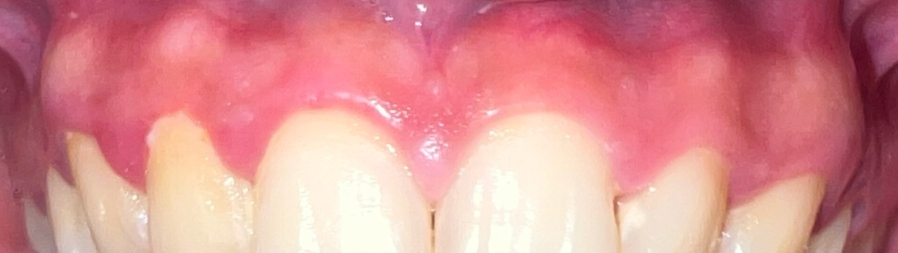
#> input picture Image/Dopi Classification/Dopi 0 (2).JPG, 1796 x 505 px, given as the content of the folder D:/Download/Data Crop/Klasifikasi Dengan DOPI, which was not available (shown at 1/2 size)
$ jupyter execute --allow-errors 'Preparing Data.ipynb'
#> lines starting #> are read from the running program, lines starting #| are printed output that depends on the picture; after the words box and inside, x2 and y2 are one past the last pixel; in counts of white or black regions, pixels touching at a corner belong together; pictures that were not available may be replaced by others from this repository, and a replacement may not be noted
[cell 1]
import os
import cv2
import pandas as pd
import imageio
import numpy as np
import scipy.ndimage as ndi
import matplotlib.pyplot as plt
import matplotlib.image as mpimg
from skimage import color
from skimage import filters
from skimage import util
from skimage import img_as_ubyte
from skimage import exposure

[cell 2]
path = "D:\Download\Data Crop\Klasifikasi Dengan DOPI"
print(os.listdir(path))

[cell 3]
path = "D:\Download\Data Crop\Klasifikasi Dengan DOPI"
data = []
image_name = os.listdir(path)
for image in os.listdir(path):
    image_path = os.path.join(path, image)
    img = cv2.imread(image_path)
#> img is the input picture: shape (505, 1796, 3); mean B, G, R 143.2, 141, 216.8
    img = cv2.cvtColor(img,cv2.COLOR_BGR2RGB)
    img = cv2.resize(img,(1000,300))
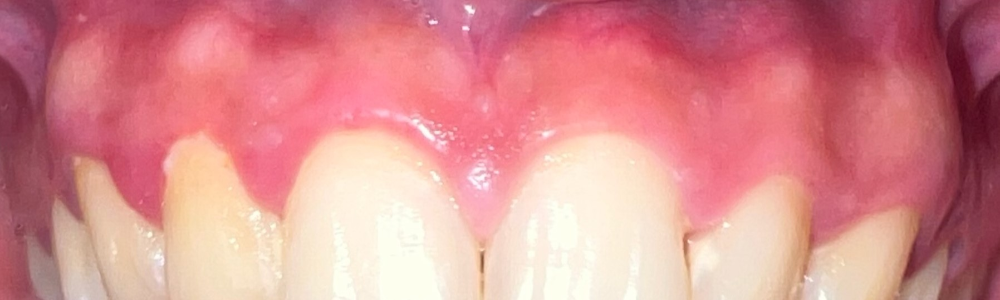
#> img: shape (300, 1000, 3); mean R, G, B 216.7, 140.9, 143.1
    data.append(img)

fig, ax = plt.subplots(nrows=10, ncols=9, figsize=(15, 10))
for i in range (len(data)):
    ax = ax.flatten()
    ax[i].set_title(image_name[i])
    ax[i].imshow(data[i],cmap = 'gray')
#> this loop made 1 pass

#> (a cell that did not finish here is left out)

[cell 5]
data_pigmentasi = []
data_pixel = []
data_area = []
data_area_seg = []
data_red = []
data_blue = []
data_green = []

data_pixel1 = []
data_area1 = []
data_area_seg1 = []


for i in range (len(data)):
    img = data[i]
    img = cv2.resize(img,(1000,300))
    img_gray = cv2.cvtColor(img, cv2.COLOR_RGB2GRAY)

    p2 = np.percentile(img_gray, 0)
    p98 = np.percentile(img_gray, 93)
    img_rescale = exposure.rescale_intensity(img_gray, in_range=(p2, p98))

    im_filt1=ndi.median_filter(img_rescale, size=30)


    ret, thresh = cv2.threshold(im_filt1,120,255,cv2.THRESH_TOZERO_INV)
    ret, thresh1 = cv2.threshold(im_filt1,120,255,cv2.THRESH_BINARY_INV)

    contours, heirarchy = cv2.findContours(thresh1,cv2.RETR_LIST,cv2.CHAIN_APPROX_SIMPLE)

    pixels = cv2.countNonZero(thresh1)
    image_area = thresh1.shape[0] * thresh1.shape[1]
    area_ratio = (pixels / image_area) * 100

    pixels1 = cv2.countNonZero(thresh)
    image_area1 = thresh.shape[0] * thresh.shape[1]
    area_ratio1 = (pixels1 / image_area1) * 100


    largest_areas = contours
    mask = np.zeros(img_gray.shape, np.uint8)

    img_contour = cv2.drawContours(mask,largest_areas,-1,(255,255,255),-1)

    img_bitcontour = cv2.bitwise_or(img,img,mask=img_contour)

    myimg = img_bitcontour
    avg_color_per_row = np.mean(myimg, axis=0)
    avg_color = np.mean(avg_color_per_row, axis=0)

    Red = avg_color [0]
    Green = avg_color [1]
    Blue = avg_color [2]

    data_pigmentasi.append(img_bitcontour)
    data_pixel.append(pixels)
    data_area.append(image_area)
    data_area_seg.append(area_ratio)

    data_pixel1.append(pixels1)
    data_area1.append(image_area1)
    data_area_seg1.append(area_ratio1)

    data_red.append(Red)
    data_green.append(Green)
    data_blue.append(Blue)
#> this loop made 1 pass
#> (p2, p98, pixels, image_area, area_ratio, pixels1, image_area1, area_ratio1) on pass 1: (29, 242, 85261, 300000, 28.42, 85261, 300000, 28.42)
#> pass 1, `img_gray = cv2.cvtColor(img, cv2.COLOR_RGB2GRAY)`:
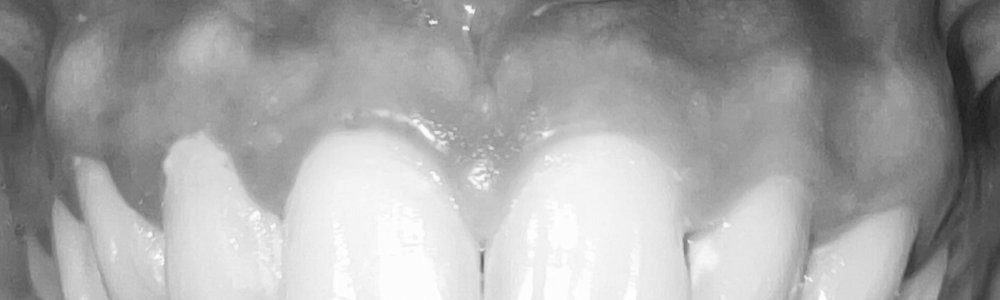
#> img_gray: shape (300, 1000); min 29, max 254, mean 163.8
#> pass 1, `img_rescale = exposure.rescale_intensity(img_gray, in_range=(p2, p98))`:
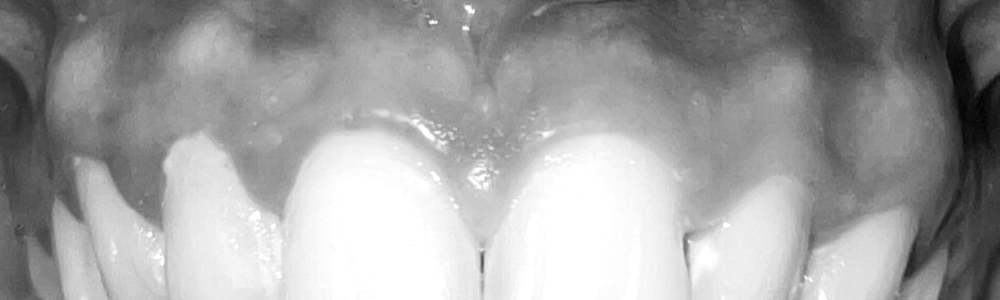
#> img_rescale: shape (300, 1000); min 0, max 255, mean 160.5
#> pass 1, `ret, thresh = cv2.threshold(im_filt1,120,255,cv2.THRESH_TOZERO_INV)`:
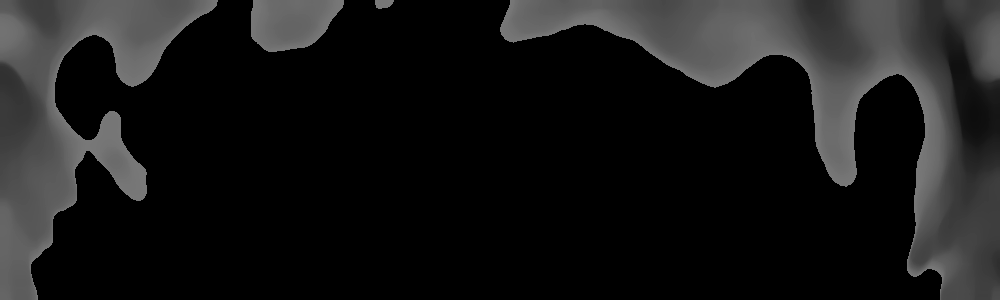
#> thresh: shape (300, 1000); min 0, max 120, mean 24.2
#> after the loop:
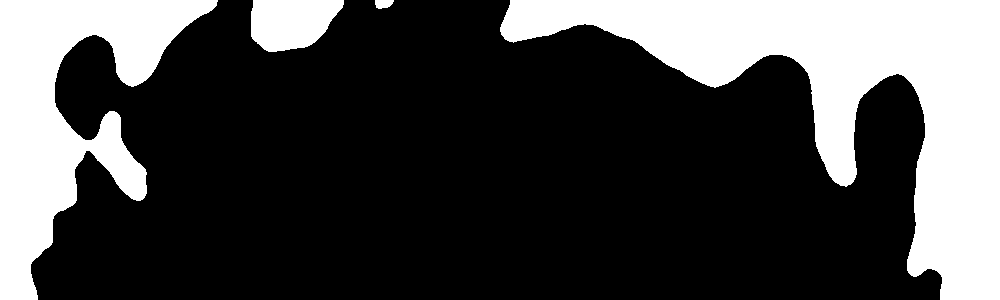
#> mask: shape (300, 1000); 28.4% white; 4 white regions, box (x1, y1, x2, y2) and area: (500, 0, 1000, 300) 53344, (0, 0, 218, 300) 28016, (251, 0, 344, 52) 3765, (375, 0, 394, 9) 136
#> after the loop:
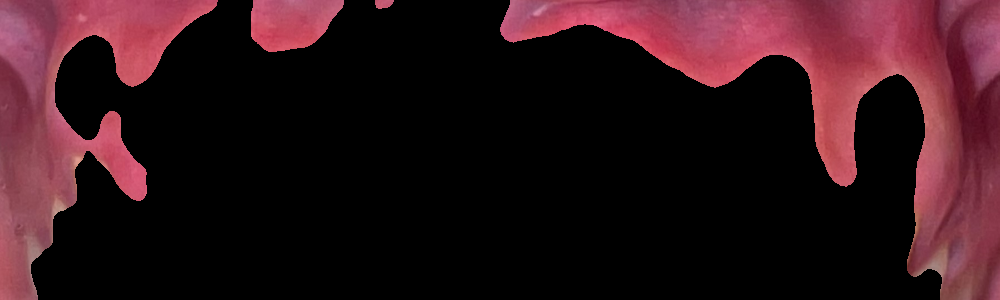
#> myimg: shape (300, 1000, 3); mean R, G, B 46.3, 19.9, 25.3
#> after the loop, data_area = [300000]; data_area1 = [300000]; data_area_seg = [28.42]; data_area_seg1 = [28.42]; data_blue = [25.29]; data_green = [19.9]; data_pigmentasi = 1 item; data_pixel = [85261]; data_pixel1 = [85261]; data_red = [46.3]

fig, ax = plt.subplots(nrows=10, ncols=9, figsize=(15, 10))
for i in range (len(data)):
    ax = ax.flatten()
    ax[i].set_title(image_name[i])
    ax[i].imshow(data_pigmentasi[i],cmap = 'gray')

[cell 6]
list1 = image_name

list6 = data_pixel
#> list6 = [85261]
list2 = data_pixel1
#> list2 = [85261]

list7 = data_red
#> list7 = [46.3]
list8 = data_green
#> list8 = [19.9]
list9 = data_blue
#> list9 = [25.29]

col1 = "Image"

col6 = "Area Segmented"
col2 = "Area Segmentasi 1"

col7 = "Red"
col8 = "Green"
col9 = "Blue"

data2 = pd.DataFrame({col1:list1,col2:list2,col6:list6,col7:list7,col8:list8,col9:list9})
#> data2 = table of 1 rows and 6 columns
data2.to_excel("sample_data_pixel_V7_DOPI.xlsx", sheet_name='sheet1', index=False)

$ run again, on Image/Image Crop/Sample 1 DOPI 0 (2).JPG
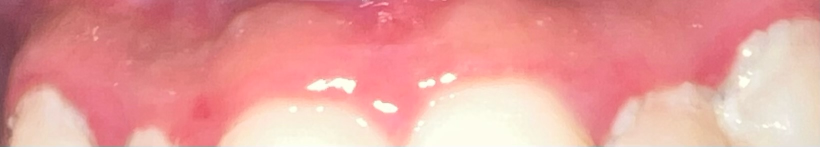
#> input picture Image/Image Crop/Sample 1 DOPI 0 (2).JPG, 1640 x 293 px, given as the content of the folder D:/Download/Data Crop/Klasifikasi Dengan DOPI, which was not available (shown at 1/2 size)
#> img is the input picture: shape (293, 1640, 3); mean B, G, R 154.1, 157.2, 231.6
#> the loop `for i in range (len(data)):` made 1 pass
#> the loop `for i in range (len(data)):` made 1 pass
#> (p2, p98, pixels, image_area, area_ratio, pixels1, image_area1, area_ratio1) on pass 1: (75, 240, 71396, 300000, 23.8, 71396, 300000, 23.8)
#> after the loop `for i in range (len(data)):`:
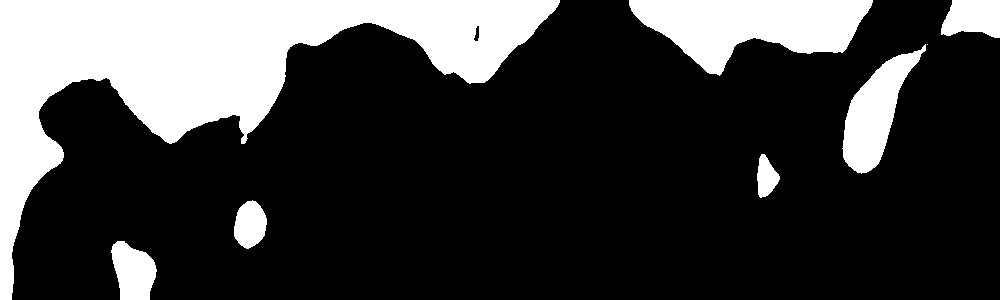
#> mask: shape (300, 1000); 23.8% white; 8 white regions (1 under 20 px), largest, box (x1, y1, x2, y2) and area: (0, 0, 560, 300) 50126, (629, 0, 873, 76) 10951, (842, 44, 926, 174) 4702
#> after the loop `for i in range (len(data)):`:
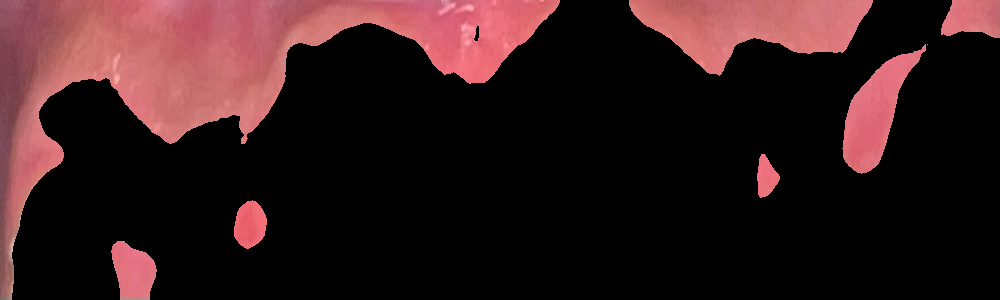
#> myimg: shape (300, 1000, 3); mean R, G, B 48.4, 25.6, 27
#> after the loop `for i in range (len(data)):`: data_area = [300000]; data_area_seg = [23.8]; data_blue = [26.98]; data_green = [25.59]; data_pigmentasi = 1 item; data_pixel = [71396]; data_red = [48.36]
#> list6 = [71396]
#> list7 = [48.36]
#> list8 = [25.59]
#> list9 = [26.98]
#> data2 = table of 1 rows and 6 columns

$ run again, on Image/Image Crop/Sample 1 DOPI 0 (3).JPG
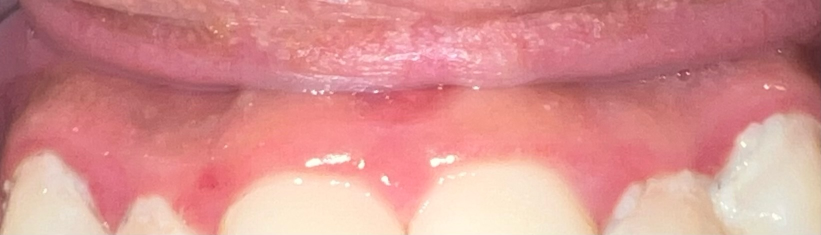
#> input picture Image/Image Crop/Sample 1 DOPI 0 (3).JPG, 1642 x 470 px, given as the content of the folder D:/Download/Data Crop/Klasifikasi Dengan DOPI, which was not available (shown at 1/2 size)
#> img is the input picture: shape (470, 1642, 3); mean B, G, R 142.7, 144.5, 215.6
#> the loop `for i in range (len(data)):` made 1 pass
#> the loop `for i in range (len(data)):` made 1 pass
#> (p2, p98, pixels, image_area, area_ratio, pixels1, image_area1, area_ratio1) on pass 1: (53, 231, 68870, 300000, 22.96, 68870, 300000, 22.96)
#> after the loop `for i in range (len(data)):`:
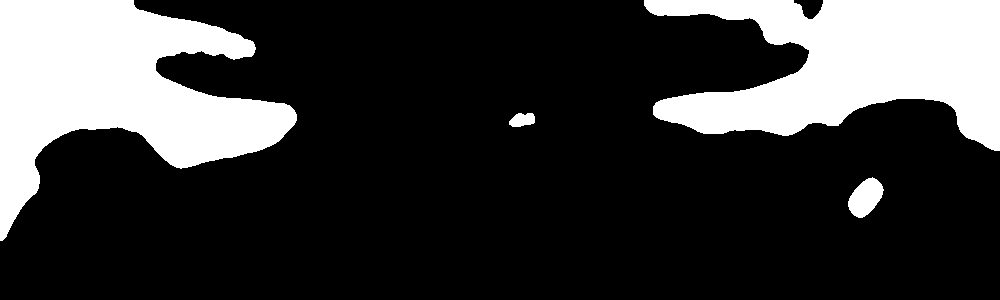
#> mask: shape (300, 1000); 23% white; 4 white regions, box (x1, y1, x2, y2) and area: (0, 0, 297, 241) 35256, (644, 0, 1000, 151) 32387, (848, 177, 884, 218) 946, (509, 113, 535, 127) 281
#> after the loop `for i in range (len(data)):`:
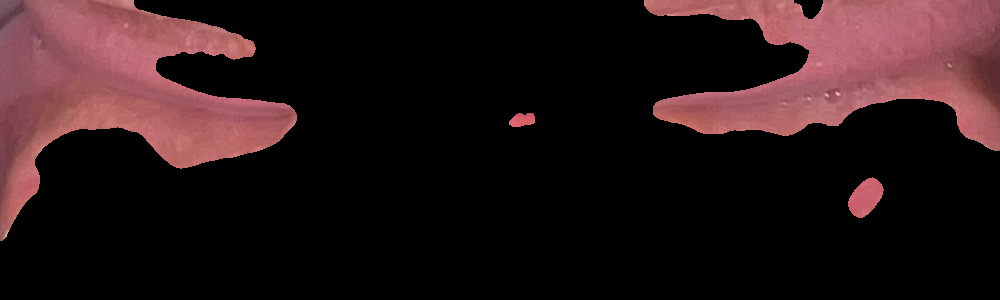
#> myimg: shape (300, 1000, 3); mean R, G, B 39.1, 22.1, 23.5
#> after the loop `for i in range (len(data)):`: data_area = [300000]; data_area_seg = [22.96]; data_blue = [23.47]; data_green = [22.05]; data_pigmentasi = 1 item; data_pixel = [68870]; data_red = [39.15]
#> list6 = [68870]
#> list7 = [39.15]
#> list8 = [22.05]
#> list9 = [23.47]
#> data2 = table of 1 rows and 6 columns
